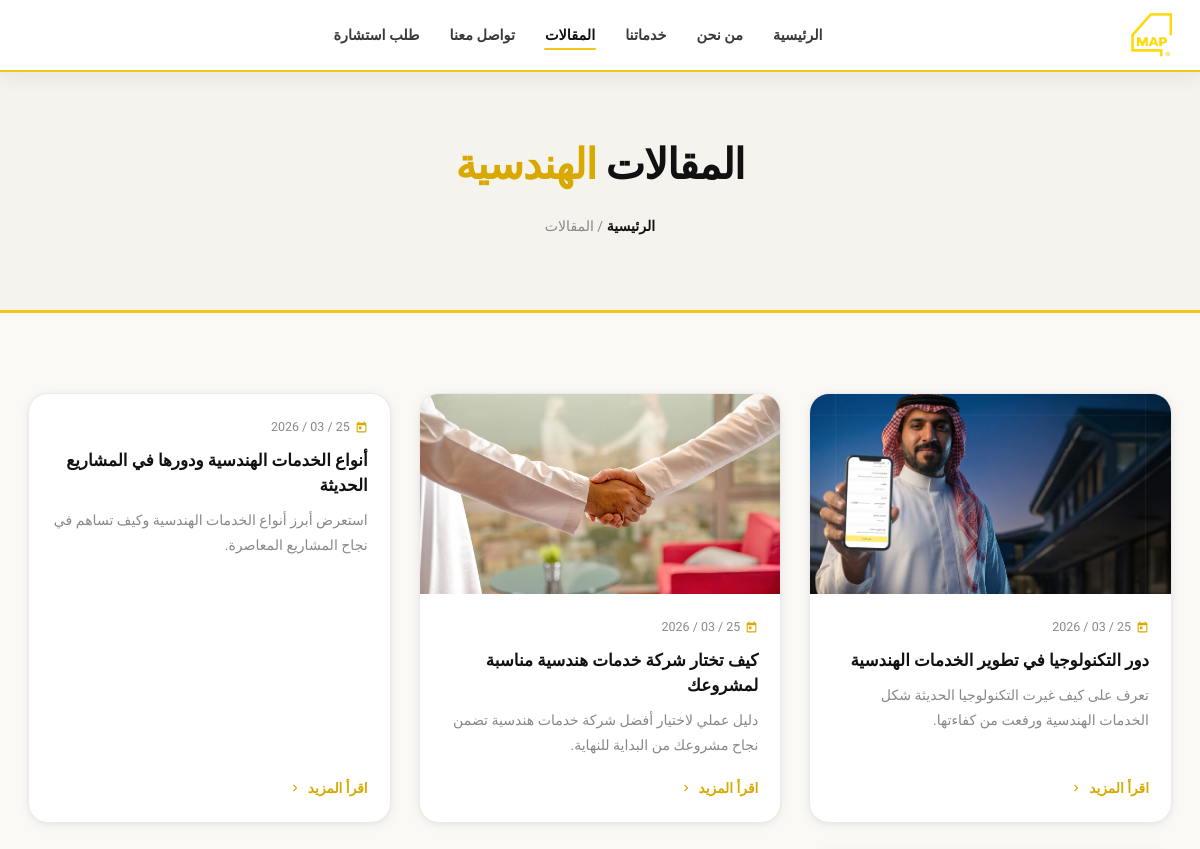
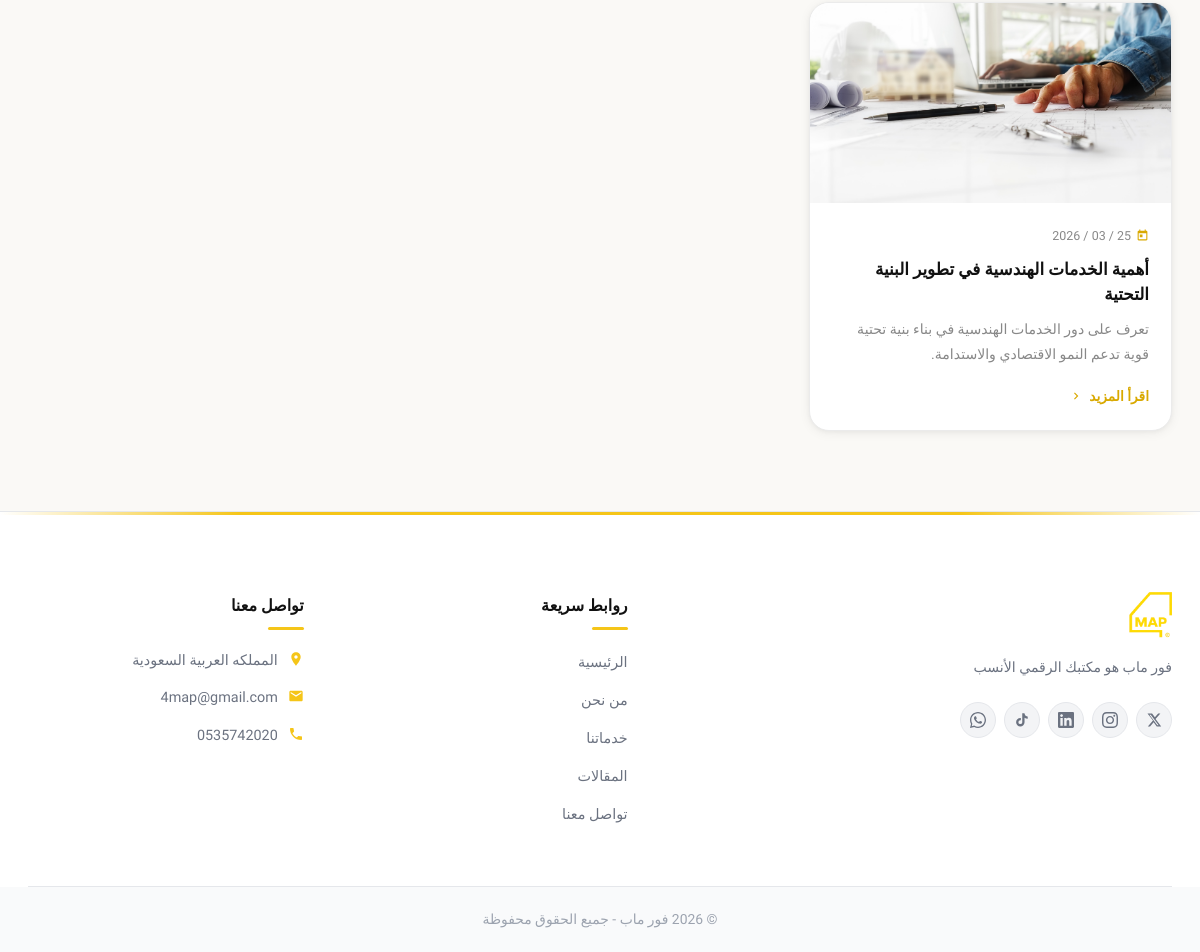
The app's page /articles.php with its own data (2 pictures, top to bottom).
### tables this page shows
CREATE TABLE `articles` (
  `id` int(11) NOT NULL,
  `title` varchar(255) NOT NULL,
  `excerpt` text DEFAULT NULL,
  `meta_title` varchar(70) DEFAULT NULL,
  `meta_description` varchar(170) DEFAULT NULL,
  `content` longtext NOT NULL,
  `image` varchar(255) DEFAULT NULL,
  `status` enum('active','inactive') DEFAULT 'active',
  `created_at` timestamp NOT NULL DEFAULT current_timestamp(),
  `updated_at` timestamp NULL DEFAULT NULL ON UPDATE current_timestamp()
);

### includes/settings.php (called while the page is built, shortened)
<?php
function e($str) {
  return htmlspecialchars((string)$str, ENT_QUOTES, 'UTF-8');
}
function get_setting(PDO $pdo, string $key, $default = '') {
  static $cache = [];
  if (array_key_exists($key, $cache)) return $cache[$key];
  $stmt = $pdo->prepare("SELECT setting_value FROM site_settings WHERE setting_key = ? LIMIT 1");
  $stmt->execute([$key]);
  $val = $stmt->fetchColumn();
  $cache[$key] = ($val !== false && $val !== null) ? (string)$val : (string)$default;
  return $cache[$key];
}

### articles.php (the view, shortened to what this page needs)
<?php
$seoPage = 'home';
require_once 'includes/db.php';
require_once 'includes/settings.php';
require_once 'includes/header.php';
$articles = $pdo->query("
    SELECT id, title, excerpt, image, created_at
    FROM articles
    WHERE status = 'active'
    ORDER BY id DESC
")->fetchAll(PDO::FETCH_ASSOC);
?>
<section class="page-hero" aria-labelledby="articles-title">
  <div class="container">
    <h1 id="articles-title">المقالات <span>الهندسية</span></h1>
    <div class="page-breadcrumb">
      <a href="index.php">الرئيسية</a> / المقالات
    </div>
  </div>
</section>
<section style="background: var(--w-warm); padding: 80px 0;">
  <div class="container">
    <?php if (empty($articles)): ?>
      <div class="text-center py-5" style="color: var(--t-muted);">
        <svg width="56" height="56" viewBox="0 0 24 24" fill="none" stroke="currentColor" stroke-width="1.2"
             style="margin: 0 auto 16px; display:block; opacity:0.25;">
          <path d="M14 2H6a2 2 0 00-2 2v16a2 2 0 002 2h12a2 2 0 002-2V8z"/>
          <polyline points="14 2 14 8 20 8"/>
        </svg>
        <p style="font-size:1.1rem;">لا توجد مقالات منشورة حالياً</p>
      </div>
    <?php else: ?>
      <div style="display:grid; grid-template-columns: repeat(auto-fill, minmax(320px, 1fr)); gap: 28px;">
        <?php foreach ($articles as $a): ?>
          <article style="
            background: var(--w);
            border-radius: var(--r-lg);
            overflow: hidden;
            box-shadow: var(--sh-sm);
            border: 1.5px solid var(--b);
            transition: transform var(--ease-bounce), box-shadow var(--ease);
            display: flex;
            flex-direction: column;
          " onmouseover="this.style.transform='translateY(-6px)';this.style.boxShadow='var(--sh-md)'"
             onmouseout="this.style.transform='';this.style.boxShadow='var(--sh-sm)'">
            <?php if (!empty($a['image'])): ?>
              <a href="article.php?id=<?php echo (int)$a['id']; ?>"
                 style="display:block; height:200px; overflow:hidden;">
                <img src="<?php echo htmlspecialchars($a['image']); ?>"
                     alt="<?php echo htmlspecialchars($a['title']); ?>"
                     loading="lazy"
                     style="width:100%; height:100%; object-fit:cover; transition:transform 0.5s;"
                     onmouseover="this.style.transform='scale(1.06)'"
                     onmouseout="this.style.transform=''"
                     onerror="this.parentElement.style.display='none'">
              </a>
            <?php endif; ?>
            <div style="padding: 22px; flex: 1; display:flex; flex-direction:column;">
              <div style="font-size:0.78rem; color:var(--t-muted); margin-bottom:10px; display:flex; align-items:center; gap:5px;">
                <svg width="13" height="13" viewBox="0 0 24 24" fill="var(--y-dk)">
                  <path d="M19 3h-1V1h-2v2H8V1H6v2H5c-1.1 0-2 .9-2 2v14c0 1.1.9 2 2 2h14c1.1 0 2-.9 2-2V5c0-1.1-.9-2-2-2zm0 16H5V8h14v11zM7 10h5v5H7z"/>
                </svg>
                <?php echo date('d / m / Y', strtotime($a['created_at'])); ?>
              </div>
              <h2 style="
                font-size: 1.05rem;
                font-weight: 700;
                color: var(--t-dark);
                margin-bottom: 10px;
                line-height: 1.5;
              ">
                <a href="article.php?id=<?php echo (int)$a['id']; ?>"
                   style="color:inherit; transition:color var(--ease);"
                   onmouseover="this.style.color='var(--y-dk)'"
                   onmouseout="this.style.color='inherit'">
                  <?php echo htmlspecialchars($a['title']); ?>
                </a>
              </h2>
              <?php if (!empty($a['excerpt'])): ?>
                <p style="
                  font-size: 0.88rem;
                  color: var(--t-muted);
                  line-height: 1.75;
                  flex: 1;
                  display: -webkit-box;
                  -webkit-line-clamp: 3;
                  -webkit-box-orient: vertical;
                  overflow: hidden;
                  margin-bottom: 18px;
                ">
                  <?php echo htmlspecialchars($a['excerpt']); ?>
                </p>
              <?php endif; ?>
              <a href="article.php?id=<?php echo (int)$a['id']; ?>"
                 style="
                   display: inline-flex;
                   align-items: center;
                   gap: 6px;
                   font-size: 0.86rem;
                   font-weight: 700;
                   color: var(--y-dk);
                   margin-top: auto;
                   transition: gap var(--ease);
                 "
                 onmouseover="this.style.gap='10px'"
                 onmouseout="this.style.gap='6px'">
                اقرأ المزيد
                <svg width="14" height="14" viewBox="0 0 24 24" fill="currentColor">
                  <path d="M8.59 16.59L13.17 12 8.59 7.41 10 6l6 6-6 6z"/>
                </svg>
              </a>
            </div>
          </article>
        <?php endforeach; ?>
      </div>
    <?php endif; ?>
  </div>
</section>
<?php require_once 'includes/footer.php'; ?>

### includes/header.php (shortened to what this page needs)
<?php
$lang        = $_SESSION['lang'] ?? 'ar';
$dir         = $lang === 'ar' ? 'rtl' : 'ltr';
$htmlLang    = $lang;
$currentPage = basename($_SERVER['PHP_SELF']);
require_once __DIR__ . '/db.php';
require_once __DIR__ . '/settings.php';
if ($seoPage !== 'article') {
    $seoTitle       = get_setting($pdo, "seo_{$seoPage}_title",       '');
    $seoDescription = get_setting($pdo, "seo_{$seoPage}_description", '');
    $seoKeywords    = get_setting($pdo, "seo_{$seoPage}_keywords",    '');
} else {
    $seoTitle       = '';
    $seoDescription = '';
    $seoKeywords    = '';
}
$siteLogo = get_setting($pdo, 'site_logo', 'assets/images/thislogo.png');
$fbPixel   = get_setting($pdo, 'facebook_pixel',        '');
$gaId      = get_setting($pdo, 'google_analytics',      '');
$gscVerify = get_setting($pdo, 'google_search_console', '');
?>
<!DOCTYPE html>
<html lang="<?php echo $htmlLang; ?>" dir="<?php echo $dir; ?>">
<head>
    <link rel="stylesheet" href="assets/css/style.css">
</head>
<body class="<?php echo ($currentPage === 'index.php') ? 'is-home' : 'is-inner'; ?>">
<header class="site-header" id="site-header">
    <div class="container">
        <nav class="nav-inner" role="navigation">
            <div class="nav-logo">
                <a href="index.php">
                    <img src="<?php echo htmlspecialchars($siteLogo); ?>"
                         alt="FourMap Logo"
                         width="46" height="46"
                         onerror="this.style.display='none'">
                </a>
            </div>
            <ul class="nav-menu" id="nav-menu" role="menubar">
                <li>
                    <a href="index.php" <?php if ($currentPage === 'index.php') echo 'class="active"'; ?>>
                        <?php echo $lang === 'ar' ? 'الرئيسية' : 'Home'; ?>
                    </a>
                </li>
                <li>
                    <a href="about.php" <?php if ($currentPage === 'about.php') echo 'class="active"'; ?>>
                        <?php echo $lang === 'ar' ? 'من نحن' : 'About Us'; ?>
                    </a>
                </li>
                <li>
                    <a href="services.php" <?php if ($currentPage === 'services.php') echo 'class="active"'; ?>>
                        <?php echo $lang === 'ar' ? 'خدماتنا' : 'Services'; ?>
                    </a>
                </li>
                <li>
                    <a href="articles.php" <?php if (in_array($currentPage, ['articles.php', 'article.php'])) echo 'class="active"'; ?>>
                        <?php echo $lang === 'ar' ? 'المقالات' : 'Articles'; ?>
                    </a>
                </li>
                <li>
                    <a href="contact.php" <?php if ($currentPage === 'contact.php') echo 'class="active"'; ?>>
                        <?php echo $lang === 'ar' ? 'تواصل معنا' : 'Contact'; ?>
                    </a>
                </li>
                <li>
                    <a href="consultation.php" <?php if ($currentPage === 'consultation.php') echo 'class="active"'; ?>>
                        <?php echo $lang === 'ar' ? 'طلب استشارة' : 'Consultation'; ?>
                    </a>
                </li>
            </ul>
        </nav>
    </div>
</header>

### includes/footer.php (shortened to what this page needs)
<?php
require_once __DIR__ . '/db.php';
require_once __DIR__ . '/settings.php';
$siteLogo     = get_setting($pdo, 'site_logo', 'assets/images/logo-map.png');
$footerAbout  = get_setting($pdo, 'footer_about', '');
$copyright    = get_setting($pdo, 'footer_copyright', '© {{year}} فور ماب — جميع الحقوق محفوظة');
$email        = get_setting($pdo, 'contact_email', '');
$phone        = get_setting($pdo, 'contact_phone', '');
$address      = get_setting($pdo, 'contact_address', '');
$whatsapp     = get_setting($pdo, 'contact_whatsapp', '');
$socialX      = get_setting($pdo, 'social_x', '');
$socialInsta  = get_setting($pdo, 'social_instagram', '');
$socialLinked = get_setting($pdo, 'social_linkedin', '');
$socialYt     = get_setting($pdo, 'social_youtube', '');
?>
<footer class="site-footer" role="contentinfo">
  <div class="container">
    <div class="footer-inner">
      <div class="footer-brand">
        <img src="<?php echo e($siteLogo); ?>" alt="شعار فور ماب" width="50" height="50" onerror="this.style.display='none'">
        <?php if (!empty(trim($footerAbout))): ?>
          <p><?php echo e($footerAbout); ?></p>
        <?php endif; ?>
        <div class="footer-social" aria-label="روابط التواصل الاجتماعي">
          <?php if (!empty($socialX) && $socialX !== '#'): ?>
            <a href="<?php echo e($socialX); ?>" aria-label="تويتر" target="_blank" rel="noopener noreferrer">
              <svg viewBox="0 0 24 24" fill="currentColor"><path d="M18.244 2.25h3.308l-7.227 8.26 8.502 11.24H16.17l-4.714-6.231-5.401 6.231H2.748l7.73-8.835L2.25 2.25h6.865l4.249 5.622zm-1.161 17.52h1.833L7.084 4.126H5.117z"/></svg>
            </a>
          <?php endif; ?>
          <?php if (!empty($socialInsta) && $socialInsta !== '#'): ?>
            <a href="<?php echo e($socialInsta); ?>" aria-label="انستغرام" target="_blank" rel="noopener noreferrer">
            </a>
          <?php endif; ?>
          <?php if (!empty($socialLinked) && $socialLinked !== '#'): ?>
            <a href="<?php echo e($socialLinked); ?>" aria-label="لينكدإن" target="_blank" rel="noopener noreferrer">
            </a>
          <?php endif; ?>
          <?php if (!empty($socialYt) && $socialYt !== '#'): ?>
            <a href="<?php echo e($socialYt); ?>" aria-label="يوتيوب" target="_blank" rel="noopener noreferrer">
            </a>
          <?php endif; ?>
          <?php if (!empty($whatsapp) && $whatsapp !== '#'): ?>
            <a href="https://wa.me/<?php echo preg_replace('/[^0-9]/', '', e($whatsapp)); ?>" aria-label="واتساب" target="_blank" rel="noopener noreferrer">
            </a>
          <?php endif; ?>
        </div>
      </div>
      <div class="footer-col">
        <h4>روابط سريعة</h4>
        <ul class="footer-links">
          <li><a href="index.php">الرئيسية</a></li>
          <li><a href="about.php">من نحن</a></li>
          <li><a href="services.php">خدماتنا</a></li>
          <li><a href="articles.php">المقالات</a></li>
          <li><a href="contact.php">تواصل معنا</a></li>
        </ul>
      </div>
      <div class="footer-col">
        <h4>تواصل معنا</h4>
        <ul class="footer-contact">
          <?php if (!empty(trim($address))): ?>
          <li>
            <svg viewBox="0 0 24 24" aria-hidden="true"><path d="M12 2C8.13 2 5 5.13 5 9c0 5.25 7 13 7 13s7-7.75 7-13c0-3.87-3.13-7-7-7zm0 9.5c-1.38 0-2.5-1.12-2.5-2.5s1.12-2.5 2.5-2.5 2.5 1.12 2.5 2.5-1.12 2.5-2.5 2.5z"/></svg>
            <span><?php echo e($address); ?></span>
          </li>
          <?php endif; ?>
          <?php if (!empty(trim($email))): ?>
          <li>
            <svg viewBox="0 0 24 24" aria-hidden="true"><path d="M20 4H4c-1.1 0-1.99.9-1.99 2L2 18c0 1.1.9 2 2 2h16c1.1 0 2-.9 2-2V6c0-1.1-.9-2-2-2zm0 4l-8 5-8-5V6l8 5 8-5v2z"/></svg>
            <span><?php echo e($email); ?></span>
          </li>
          <?php endif; ?>
          <?php if (!empty(trim($phone))): ?>
          <li>
            <svg viewBox="0 0 24 24" aria-hidden="true"><path d="M6.62 10.79c1.44 2.83 3.76 5.14 6.59 6.59l2.2-2.2c.27-.27.67-.36 1.02-.24 1.12.37 2.33.57 3.57.57.55 0 1 .45 1 1V20c0 .55-.45 1-1 1-9.39 0-17-7.61-17-17 0-.55.45-1 1-1h3.5c.55 0 1 .45 1 1 0 1.25.2 2.45.57 3.57.11.35.03.74-.25 1.02l-2.2 2.2z"/></svg>
            <span dir="ltr"><?php echo e($phone); ?></span>
          </li>
          <?php endif; ?>
        </ul>
      </div>
    </div>
  </div>
  <div class="footer-bottom">
    <div class="container">
      <p><?php echo e(str_replace('{{year}}', date('Y'), $copyright)); ?></p>
    </div>
  </div>
</footer>
</body>
</html>

### records on screen
articles: image (picture), created_at "25 / 03 / 2026", title "دور التكنولوجيا في تطوير الخدمات الهندسية", excerpt "تعرف على كيف غيرت التكنولوجيا الحديثة شكل الخدمات الهندسية ورفعت من كفاءتها."
articles: image (picture), created_at "25 / 03 / 2026", title "كيف تختار شركة خدمات هندسية مناسبة لمشروعك", excerpt "دليل عملي لاختيار أفضل شركة خدمات هندسية تضمن نجاح مشروعك من البداية للنهاية."
articles: created_at "25 / 03 / 2026", title "أنواع الخدمات الهندسية ودورها في المشاريع الحديثة", excerpt "استعرض أبرز أنواع الخدمات الهندسية وكيف تساهم في نجاح المشاريع المعاصرة."
articles: image (picture), created_at "25 / 03 / 2026", title "أهمية الخدمات الهندسية في تطوير البنية التحتية", excerpt "تعرف على دور الخدمات الهندسية في بناء بنية تحتية قوية تدعم النمو الاقتصادي والاستدامة."

### other values on screen
$footerAbout "فور ماب هو مكتبك الرقمي الأنسب"
$address "المملكه العربية السعودية"
$email "4map@gmail.com"
$phone "0535742020"
